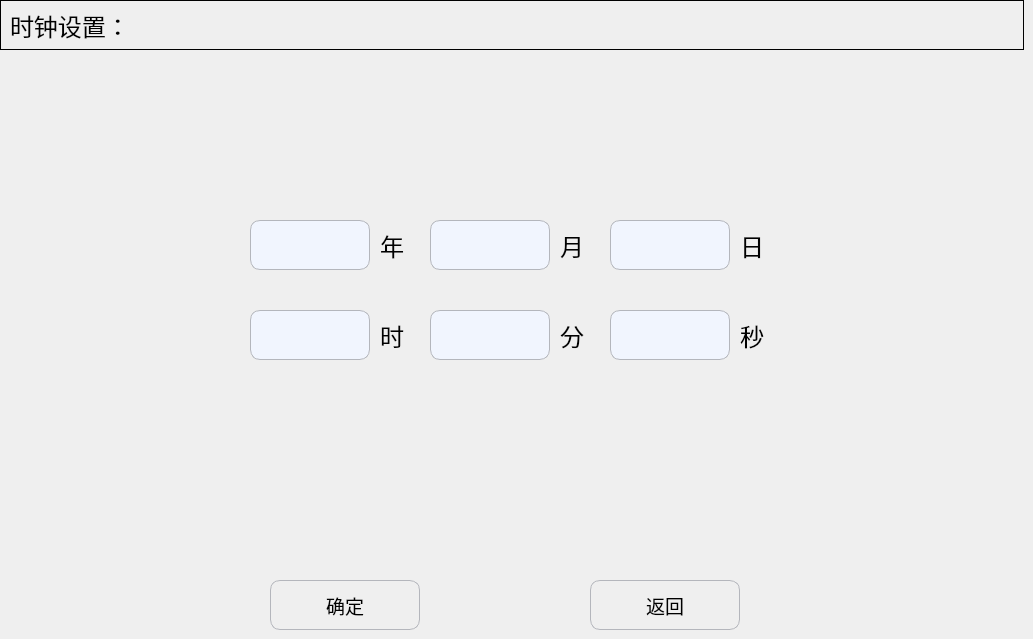
   <widget class="QWidget" name="page_4">
    <widget class="QGroupBox" name="groupBox_3">
     <property name="geometry">
      <rect>
       <x>0</x>
       <y>0</y>
       <width>1024</width>
       <height>50</height>
      </rect>
     </property>
     <property name="minimumSize">
      <size>
       <width>1024</width>
       <height>50</height>
      </size>
     </property>
     <property name="maximumSize">
      <size>
       <width>1024</width>
       <height>50</height>
      </size>
     </property>
     <property name="styleSheet">
      <string notr="true">QGroupBox{
	border:  1px solid black;
}</string>
     </property>
     <property name="title">
      <string/>
     </property>
     <widget class="QLabel" name="label_4">
      <property name="geometry">
       <rect>
        <x>10</x>
        <y>10</y>
        <width>171</width>
        <height>31</height>
       </rect>
      </property>
      <property name="font">
       <font>
        <pointsize>18</pointsize>
       </font>
      </property>
      <property name="text">
       <string>时钟设置：</string>
      </property>
     </widget>
    </widget>
    <widget class="QLineEdit" name="Edit_year">
     <property name="geometry">
      <rect>
       <x>250</x>
       <y>220</y>
       <width>120</width>
       <height>50</height>
      </rect>
     </property>
     <property name="minimumSize">
      <size>
       <width>120</width>
       <height>50</height>
      </size>
     </property>
     <property name="maximumSize">
      <size>
       <width>120</width>
       <height>50</height>
      </size>
     </property>
     <property name="font">
      <font>
       <pointsize>12</pointsize>
      </font>
     </property>
     <property name="styleSheet">
      <string notr="true">QLineEdit
{
    background-color:#F1F5FE;
    border-style:solid; /*边框风格*/
    border-width:1px;/*边框宽度*/
    border-color:#B4B6BC; /*边框颜色*/
    border-radius:10px; /*边框倒角*/
}</string>
     </property>
     <property name="echoMode">
      <enum>QLineEdit::Normal</enum>
     </property>
    </widget>
    <widget class="QLabel" name="label_5">
     <property name="geometry">
      <rect>
       <x>380</x>
       <y>230</y>
       <width>41</width>
       <height>31</height>
      </rect>
     </property>
     <property name="font">
      <font>
       <pointsize>18</pointsize>
      </font>
     </property>
     <property name="text">
      <string>年</string>
     </property>
    </widget>
    <widget class="QLabel" name="label_6">
     <property name="geometry">
      <rect>
       <x>560</x>
       <y>230</y>
       <width>41</width>
       <height>31</height>
      </rect>
     </property>
     <property name="font">
      <font>
       <pointsize>18</pointsize>
      </font>
     </property>
     <property name="text">
      <string>月</string>
     </property>
    </widget>
    <widget class="QLineEdit" name="Edit_month">
     <property name="geometry">
      <rect>
       <x>430</x>
       <y>220</y>
       <width>120</width>
       <height>50</height>
      </rect>
     </property>
     <property name="minimumSize">
      <size>
       <width>120</width>
       <height>50</height>
      </size>
     </property>
     <property name="maximumSize">
      <size>
       <width>120</width>
       <height>50</height>
      </size>
     </property>
     <property name="font">
      <font>
       <pointsize>12</pointsize>
      </font>
     </property>
     <property name="styleSheet">
      <string notr="true">QLineEdit
{
    background-color:#F1F5FE;
    border-style:solid; /*边框风格*/
    border-width:1px;/*边框宽度*/
    border-color:#B4B6BC; /*边框颜色*/
    border-radius:10px; /*边框倒角*/
}</string>
     </property>
     <property name="echoMode">
      <enum>QLineEdit::Normal</enum>
     </property>
    </widget>
    <widget class="QLabel" name="label_7">
     <property name="geometry">
      <rect>
       <x>740</x>
       <y>230</y>
       <width>41</width>
       <height>31</height>
      </rect>
     </property>
     <property name="font">
      <font>
       <pointsize>18</pointsize>
      </font>
     </property>
     <property name="text">
      <string>日</string>
     </property>
    </widget>
    <widget class="QLineEdit" name="Edit_day">
     <property name="geometry">
      <rect>
       <x>610</x>
       <y>220</y>
       <width>120</width>
       <height>50</height>
      </rect>
     </property>
     <property name="minimumSize">
      <size>
       <width>120</width>
       <height>50</height>
      </size>
     </property>
     <property name="maximumSize">
      <size>
       <width>120</width>
       <height>50</height>
      </size>
     </property>
     <property name="font">
      <font>
       <pointsize>12</pointsize>
      </font>
     </property>
     <property name="styleSheet">
      <string notr="true">QLineEdit
{
    background-color:#F1F5FE;
    border-style:solid; /*边框风格*/
    border-width:1px;/*边框宽度*/
    border-color:#B4B6BC; /*边框颜色*/
    border-radius:10px; /*边框倒角*/
}</string>
     </property>
     <property name="echoMode">
      <enum>QLineEdit::Normal</enum>
     </property>
    </widget>
    <widget class="QLabel" name="label_8">
     <property name="geometry">
      <rect>
       <x>380</x>
       <y>320</y>
       <width>41</width>
       <height>31</height>
      </rect>
     </property>
     <property name="font">
      <font>
       <pointsize>18</pointsize>
      </font>
     </property>
     <property name="text">
      <string>时</string>
     </property>
    </widget>
    <widget class="QLineEdit" name="Edit_minute">
     <property name="geometry">
      <rect>
       <x>430</x>
       <y>310</y>
       <width>120</width>
       <height>50</height>
      </rect>
     </property>
     <property name="minimumSize">
      <size>
       <width>120</width>
       <height>50</height>
      </size>
     </property>
     <property name="maximumSize">
      <size>
       <width>120</width>
       <height>50</height>
      </size>
     </property>
     <property name="font">
      <font>
       <pointsize>12</pointsize>
      </font>
     </property>
     <property name="styleSheet">
      <string notr="true">QLineEdit
{
    background-color:#F1F5FE;
    border-style:solid; /*边框风格*/
    border-width:1px;/*边框宽度*/
    border-color:#B4B6BC; /*边框颜色*/
    border-radius:10px; /*边框倒角*/
}</string>
     </property>
     <property name="echoMode">
      <enum>QLineEdit::Normal</enum>
     </property>
    </widget>
    <widget class="QLineEdit" name="Edit_hour">
     <property name="geometry">
      <rect>
       <x>250</x>
       <y>310</y>
       <width>120</width>
       <height>50</height>
      </rect>
     </property>
     <property name="minimumSize">
      <size>
       <width>120</width>
       <height>50</height>
      </size>
     </property>
     <property name="maximumSize">
      <size>
       <width>120</width>
       <height>50</height>
      </size>
     </property>
     <property name="font">
      <font>
       <pointsize>12</pointsize>
      </font>
     </property>
     <property name="styleSheet">
      <string notr="true">QLineEdit
{
    background-color:#F1F5FE;
    border-style:solid; /*边框风格*/
    border-width:1px;/*边框宽度*/
    border-color:#B4B6BC; /*边框颜色*/
    border-radius:10px; /*边框倒角*/
}</string>
     </property>
     <property name="echoMode">
      <enum>QLineEdit::Normal</enum>
     </property>
    </widget>
    <widget class="QLineEdit" name="Edit_second">
     <property name="geometry">
      <rect>
       <x>610</x>
       <y>310</y>
       <width>120</width>
       <height>50</height>
      </rect>
     </property>
     <property name="minimumSize">
      <size>
       <width>120</width>
       <height>50</height>
      </size>
     </property>
     <property name="maximumSize">
      <size>
       <width>120</width>
       <height>50</height>
      </size>
     </property>
     <property name="font">
      <font>
       <pointsize>12</pointsize>
      </font>
     </property>
     <property name="styleSheet">
      <string notr="true">QLineEdit
{
    background-color:#F1F5FE;
    border-style:solid; /*边框风格*/
    border-width:1px;/*边框宽度*/
    border-color:#B4B6BC; /*边框颜色*/
    border-radius:10px; /*边框倒角*/
}</string>
     </property>
     <property name="echoMode">
      <enum>QLineEdit::Normal</enum>
     </property>
    </widget>
    <widget class="QLabel" name="label_9">
     <property name="geometry">
      <rect>
       <x>740</x>
       <y>320</y>
       <width>41</width>
       <height>31</height>
      </rect>
     </property>
     <property name="font">
      <font>
       <pointsize>18</pointsize>
      </font>
     </property>
     <property name="text">
      <string>秒</string>
     </property>
    </widget>
    <widget class="QLabel" name="label_11">
     <property name="geometry">
      <rect>
       <x>560</x>
       <y>320</y>
       <width>41</width>
       <height>31</height>
      </rect>
     </property>
     <property name="font">
      <font>
       <pointsize>18</pointsize>
      </font>
     </property>
     <property name="text">
      <string>分</string>
     </property>
    </widget>
    <widget class="QPushButton" name="Btn_clockSetOk">
     <property name="geometry">
      <rect>
       <x>270</x>
       <y>580</y>
       <width>150</width>
       <height>50</height>
      </rect>
     </property>
     <property name="minimumSize">
      <size>
       <width>150</width>
       <height>50</height>
      </size>
     </property>
     <property name="maximumSize">
      <size>
       <width>150</width>
       <height>50</height>
      </size>
     </property>
     <property name="font">
      <font>
       <pointsize>14</pointsize>
      </font>
     </property>
     <property name="styleSheet">
      <string notr="true">QPushButton
{
    border-style:solid; /*边框风格*/
    border-width:1px;/*边框宽度*/
    border-color:#B4B6BC; /*边框颜色*/
    border-radius:10px; /*边框倒角*/
}
QPushButton:pressed
{
    border-style:outset; /*边框风格*/
    background-color:qlineargradient(x1: 0, y1: 0, x2: 0, y2: 1, stop:0 #00befa, stop: 1 #0160ea);/*背景色*/
    border-width:1px;/*边框宽度*/
    border-color:#0055ff; /*边框颜色*/
    border-radius:10px; /*边框倒角*/
}</string>
     </property>
     <property name="text">
      <string>确定</string>
     </property>
     <property name="icon">
      <iconset resource="../resource.qrc">
       <normaloff>:/SetPage/setpage_images/ok.png</normaloff>:/SetPage/setpage_images/ok.png</iconset>
     </property>
     <property name="iconSize">
      <size>
       <width>50</width>
       <height>50</height>
      </size>
     </property>
    </widget>
    <widget class="QPushButton" name="Btn_clockSetBack">
     <property name="geometry">
      <rect>
       <x>590</x>
       <y>580</y>
       <width>150</width>
       <height>50</height>
      </rect>
     </property>
     <property name="minimumSize">
      <size>
       <width>150</width>
       <height>50</height>
      </size>
     </property>
     <property name="maximumSize">
      <size>
       <width>150</width>
       <height>50</height>
      </size>
     </property>
     <property name="font">
      <font>
       <pointsize>14</pointsize>
      </font>
     </property>
     <property name="styleSheet">
      <string notr="true">QPushButton
{
    border-style:solid; /*边框风格*/
    border-width:1px;/*边框宽度*/
    border-color:#B4B6BC; /*边框颜色*/
    border-radius:10px; /*边框倒角*/
}
QPushButton:pressed
{
    border-style:outset; /*边框风格*/
    background-color:qlineargradient(x1: 0, y1: 0, x2: 0, y2: 1, stop:0 #00befa, stop: 1 #0160ea);/*背景色*/
    border-width:1px;/*边框宽度*/
    border-color:#0055ff; /*边框颜色*/
    border-radius:10px; /*边框倒角*/
}</string>
     </property>
     <property name="text">
      <string>返回</string>
     </property>
     <property name="icon">
      <iconset resource="../resource.qrc">
       <normaloff>:/SetPage/setpage_images/back.png</normaloff>:/SetPage/setpage_images/back.png</iconset>
     </property>
     <property name="iconSize">
      <size>
       <width>40</width>
       <height>40</height>
      </size>
     </property>
    </widget>
   </widget>
